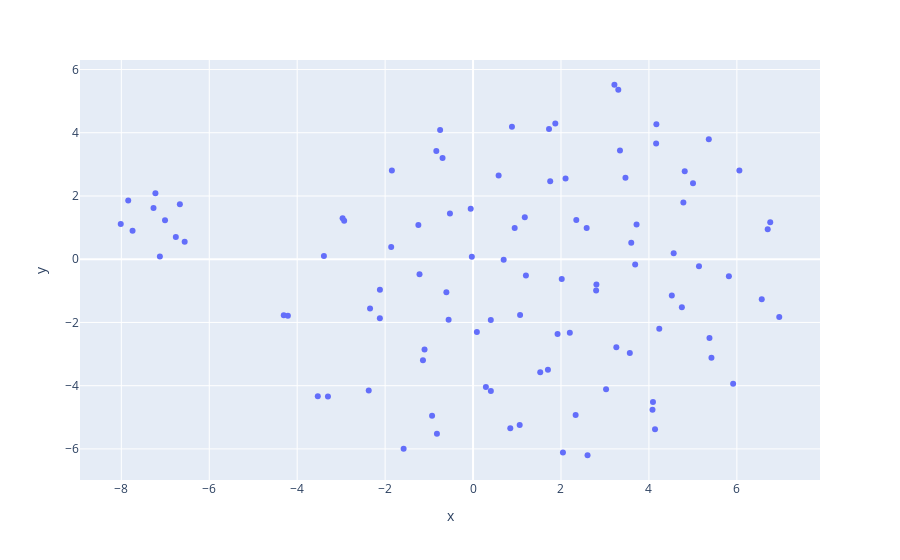

Notebook code cell kept with this figure:
### Code cell
fig1 = px.scatter(processed_data, x='x',y='y', hover_name='Title')
fig1.show()

### Figure 1 — Plotly figure (JSON) as saved in the notebook; plotly's stock layout.template omitted (floating-point values rounded to 4 significant figures)
{"data": [{"hovertemplate": "<b>%{hovertext}</b><br><br>x=%{x}<br>y=%{y}<extra></extra>", "hovertext": ["Senior Python Developer", "Energy engineer", "Legal executive", "Fitness centre manager", "Product manager", "Medical technical officer", "Physiological scientist", "Textile designer", "Television floor manager", "Waste management officer", "Software Engineer (Python)", "Interpreter", "Architect", "Meteorologist", "Audiological scientist", "English as a second language teacher", "Surgeon", "Equities trader", "Newspaper journalist", "Materials engineer", "Python Programmer (Entry-Level)", "Product/process development scientist", "Scientist, research (maths)", "Ecologist", "Materials engineer", "Historic buildings inspector/conservation officer", "Data scientist", "Psychiatrist", "Structural engineer", "Immigration officer", "Python Programmer (Entry-Level)", "Neurosurgeon", "Broadcast engineer", "Make", "Nurse, adult", "Air broker", "Editor, film/video", "Production assistant, radio", "Engineer, communications", "Sales executive", "Software Developer (Python)", "Futures trader", "Tour manager", "Cytogeneticist", "Designer, multimedia", "Trade union research officer", "Chemist, analytical", "Programmer, multimedia", "Engineer, broadcasting (operations)", "Teacher, primary school", "Python Developer", "Manufacturing systems engineer", "Producer, television/film/video", "Scientist, forensic", "Bonds trader", "Editorial assistant", "Photographer", "Retail banker", "Jewellery designer", "Ophthalmologist", "Back-End Web Developer (Python, Django)", "Licensed conveyancer", "Futures trader", "Counselling psychologist", "Insurance underwriter", "Engineer, automotive", "Producer, radio", "Dispensing optician", "Designer, fashion/clothing", "Chartered loss adjuster", "Back-End Web Developer (Python, Django)", "Forest/woodland manager", "Clinical cytogeneticist", "Print production planner", "Systems developer", "Graphic designer", "Writer", "Field seismologist", "Chief Strategy Officer", "Air cabin crew", "Python Programmer (Entry-Level)", "Warden/ranger", "Sports therapist", "Arts development officer", "Printmaker", "Health and safety adviser", "Manufacturing systems engineer", "Programmer, applications", "Medical physicist", "Media planner", "Software Developer (Python)", "Surveyor, land/geomatics", "Legal executive", "Librarian, academic", "Barrister", "Museum/gallery exhibitions officer", "Radiographer, diagnostic", "Database administrator", "Furniture designer", "Ship broker"], "legendgroup": "", "marker": {"color": "#636efa", "symbol": "circle"}, "mode": "markers", "name": "", "orientation": "v", "showlegend": false, "type": "scatter", "x": [-7.744, 0.4032, 1.922, 5.002, -0.6068, -2.373, -1.139, -3.301, 3.303, -4.212, -6.76, -0.05331, 3.215, 1.755, 5.819, 6.057, 5.377, -2.12, -0.7494, 0.2922, -7.225, 0.8469, 3.718, 4.814, -1.579, 0.405, 1.177, 3.598, 5.422, -0.0276, -7.123, 2.044, 5.362, 3.025, 2.017, 3.687, -0.6941, 1.703, 1.871, -1.244, -8.013, 0.9467, 4.784, 2.584, -0.556, 4.092, 1.07, 3.259, 3.466, 1.528, -7.268, -0.5255, 2.104, 1.202, 4.521, -2.343, 4.169, 6.759, 2.806, 4.749, -7.843, 3.342, -2.931, 2.604, -1.847, 4.138, -0.932, -0.8217, 2.799, -2.118, -7.006, -2.967, -4.305, -1.103, 6.702, 0.6963, 5.915, 0.08642, 6.964, 1.061, -6.559, 2.201, 6.566, 4.563, 0.8846, 2.333, -1.218, 3.565, 2.348, -3.392, -6.668, 4.163, -0.8352, 0.5814, -1.862, 5.138, 4.081, 1.728, -3.531, 4.235], "xaxis": "x", "y": [0.8968, -1.925, -2.364, 2.398, -1.042, -4.154, -3.197, -4.34, 5.357, -1.789, 0.6985, 1.599, 5.517, 2.469, -0.5374, 2.809, -2.495, -1.866, 4.083, -4.041, 2.086, -5.345, 1.097, 2.785, -5.994, -4.165, 1.323, 0.5169, -3.119, 0.07646, 0.08518, -6.114, 3.797, -4.112, -0.6265, -0.1651, 3.198, -3.497, 4.294, 1.081, 1.114, 0.9849, 1.794, 0.9883, -1.915, -4.519, -1.762, -2.787, 2.573, -3.571, 1.621, 1.449, 2.555, -0.5189, -1.145, -1.559, 4.267, 1.168, -0.8022, -1.517, 1.857, 3.435, 1.215, -6.2, 2.807, -5.375, -4.95, -5.519, -0.9917, -0.964, 1.233, 1.293, -1.775, -2.853, 0.9437, -0.01495, -3.936, -2.301, -1.829, -5.243, 0.5547, -2.327, -1.267, 0.192, 4.189, -4.93, -0.4751, -2.969, 1.241, 0.102, 1.735, 3.661, 3.422, 2.65, 0.388, -0.2217, -4.761, 4.116, -4.336, -2.201], "yaxis": "y"}], "layout": {"legend": {"tracegroupgap": 0}, "margin": {"t": 60}, "xaxis": {"anchor": "y", "domain": [0, 1], "title": {"text": "x"}}, "yaxis": {"anchor": "x", "domain": [0, 1], "title": {"text": "y"}}}}
